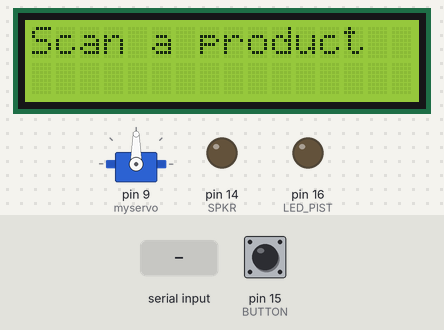
This program was run on a simulated Arduino Uno, built with avr-gcc and run on an emulated ATmega328P. Parts: 16×2 character LCD, servo, output pins drawn as LEDs (lit = HIGH). Dashed ring = blinking. The inputs (shaded band) are chosen by the test bench; at power-on: pin 15 (BUTTON) LOW. What the program prints to the serial monitor is not drawn.

Above: at 1.2 s.
1.3 s: pin 15 (BUTTON) pulled HIGH for 0.15 s
At 2.7 s:
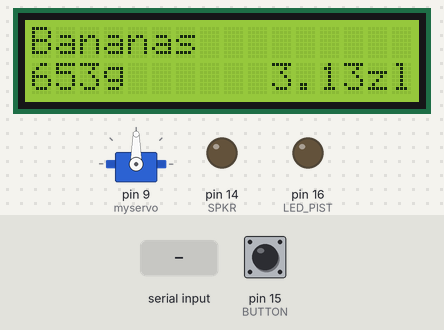
4.4 s: "s" received over Serial
At 5.0 s:
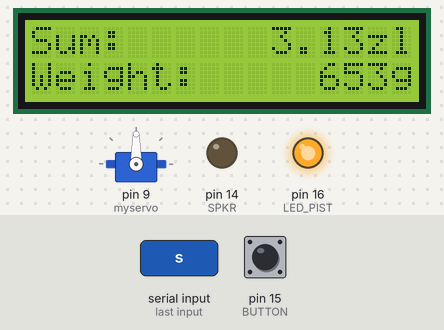
6.0 s: pin 15 (BUTTON) pulled HIGH for 1 s
At 7.5 s:
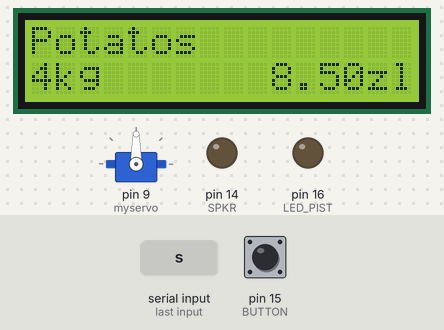
10.0 s: pin 15 (BUTTON) pulled HIGH for 0.15 s
At 12.1 s:
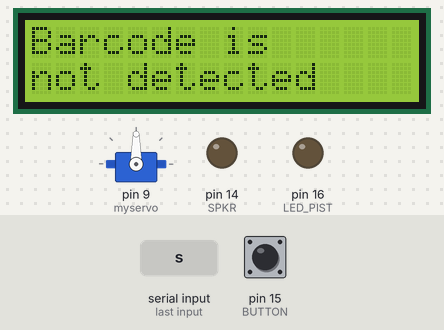
13.1 s: pin 15 (BUTTON) pulled HIGH for 3.2 s
At 14.1 s:
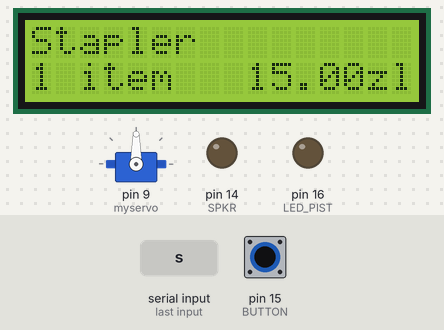
17.8 s: "1" received over Serial
At 18.05 s:
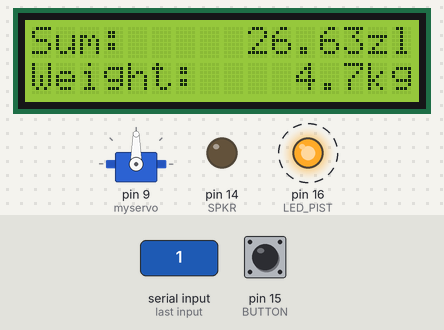
Timing chart, 0 to 20.9 s (numbered marks = the images above; inputs shaded):
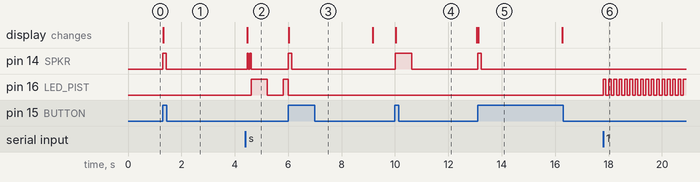

The program:

main.cpp
```cpp
#include <Arduino.h>
#include <Wire.h>
#include <LiquidCrystal_I2C.h>
#include <Servo.h>

#define SPKR 14
#define BUTTON 15
#define LED_PIST 16

Servo myservo;
int pos = 90;

LiquidCrystal_I2C lcd(0x20,16,2);  // set the LCD address to 0x27 for a 16 chars and 2 line display

int i = 0;
int servoDirection = -1;
int c;
bool isBtnPushed = false;
bool isBlinking = false;
int delayMs;
long t_zero = 0;

void showProduct();
void turnOffLED();

void setup()
{
  lcd.init();                      // initialize the lcd
  lcd.backlight();
  lcd.clear();
  lcd.print("Scan a product");
  Serial.begin(9600);
  myservo.attach(9);
  pinMode(SPKR, OUTPUT);
  pinMode(LED_PIST, OUTPUT);
  pinMode(BUTTON, INPUT);
  myservo.write(pos);
  digitalWrite(LED_PIST, LOW);
}

void loop(){
  // Serial.println(i);
  // delay(1000);
  // ++i;
              // tell servo to go to position in variable 'pos'
  // delay(15);
  if(isBlinking){
    if((millis() - t_zero) >= delayMs){
      if(digitalRead(LED_PIST)){
        digitalWrite(LED_PIST, LOW);
      }else{
        digitalWrite(LED_PIST, HIGH);
      }
      t_zero = millis();
    }
  }
  if(Serial.available()){
    c = Serial.read();
    switch(c){
      case 'd':
        if(pos > 0)
          pos = pos - 2;
        break;
      case 'a':
        if(pos < 180)
          pos = pos + 2;
        break;
      case 's':
        digitalWrite(SPKR, HIGH);
        delay(50);
        digitalWrite(SPKR, LOW);
        delay(50);
        digitalWrite(SPKR, HIGH);
        delay(50);
        digitalWrite(SPKR, LOW);
        isBlinking = true;
        delayMs = 600;
        break;
      case '0':
        turnOffLED();
        pos = 90;
        break;
      case '1':
        isBlinking = true;
        delayMs = 100;
        break;
      case '2':
        isBlinking = true;
        delayMs = 300;
        break;
      case '3':
        isBlinking = true;
        delayMs = 600;
        break;
      default:
        break;
    }
    myservo.write(pos);
    Serial.println(pos);
  }
  if(digitalRead(BUTTON)){
    turnOffLED();
    if(!isBtnPushed){
      isBtnPushed = true;
      showProduct();
    }
  }else{
    if(isBtnPushed){
      isBtnPushed = false;
      digitalWrite(SPKR, LOW);
    }
  }
}

void showProduct(){
  static int product = 0;
  lcd.clear();
  digitalWrite(SPKR, HIGH);
  switch(product){
    case 0:
      lcd.setCursor(0,0);
      lcd.print("Bananas");
      lcd.setCursor(0,1);
      lcd.print("653g      3.13zl");
      delay(100);
      digitalWrite(SPKR, LOW);
      delay(3000);
      lcd.clear();
      lcd.setCursor(0,0);
      lcd.print("Sum:      3.13zl");
      lcd.setCursor(0,1);
      lcd.print("Weight:     653g");
      break;
    case 1:
      lcd.setCursor(0,0);
      lcd.print("Potatos");
      lcd.setCursor(0,1);
      lcd.print("4kg       8.50zl");
      delay(100);
      digitalWrite(SPKR, LOW);
      delay(3000);
      lcd.clear();
      lcd.setCursor(0,0);
      lcd.print("Sum:     14.63zl");
      lcd.setCursor(0,1);
      lcd.print("Weight:    4.6kg");
      break;
    case 2:
      lcd.setCursor(0,0);
      lcd.print("Barcode is");
      lcd.setCursor(0,1);
      lcd.print("not detected");
      delay(600);
      digitalWrite(SPKR, LOW);
      delay(2400);
      lcd.clear();
      lcd.setCursor(0,0);
      lcd.print("Sum:     11.63zl");
      lcd.setCursor(0,1);
      lcd.print("Weight:    4.6kg");
      break;
    case 3:
      lcd.setCursor(0,0);
      lcd.print("Stapler");
      lcd.setCursor(0,1);
      lcd.print("1 item   15.00zl");
      delay(100);
      digitalWrite(SPKR, LOW);
      delay(3000);
      lcd.clear();
      lcd.setCursor(0,0);
      lcd.print("Sum:     26.63zl");
      lcd.setCursor(0,1);
      lcd.print("Weight:    4.7kg");
      break;
  }

  product++;
  if(product >= 4){
    product = 0;
  }
}

void turnOffLED(){
  isBlinking = false;
  digitalWrite(LED_PIST, LOW);
}
```

Measured:
- after the input at 1.3 s, pin 14 (SPKR): LOW → HIGH at once, → LOW 0.12 s later; the display: changes at once (image 1)
- after the input at 4.4 s, pin 14 (SPKR): alternates HIGH for 0.05 s and LOW for 0.05 s, 4 changes in all, then stays LOW, starting after 0.06 s; pin 16 (LED_PIST): LOW → HIGH after 0.21 s, → LOW 0.60 s later, → HIGH 0.60 s later
- after the input at 6.0 s, pin 14 (SPKR): LOW → HIGH at once, → LOW 0.12 s later; the display: changes at once (image 3)
- after the input at 10.0 s, pin 14 (SPKR): LOW → HIGH at once, → LOW 0.62 s later; the display: changes at once (image 4)
- after the input at 13.1 s, pin 14 (SPKR): LOW → HIGH at once, → LOW 0.12 s later; the display: changes at once (image 5)
- after the input at 17.8 s, pin 16 (LED_PIST): alternates HIGH for 0.10 s and LOW for 0.10 s, starting at once
- what the display in image 5 shows lasts 3.2 s, from 13.1 s to 16.3 s
